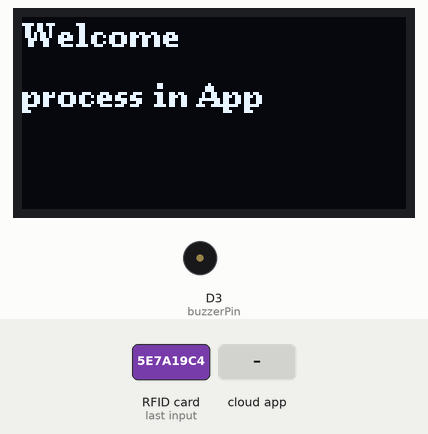
Recording of a sketch running on a simulated ESP8266 (NodeMCU). On the bench: 128×64 one-colour display, buzzer (waves = sounding, pin HIGH). The inputs (shaded band) are chosen by the test bench. WiFi joins after 1.5 s; servers stay silent unless stated; the Firebase database answers and starts empty; what the sketch prints to the serial monitor is not drawn.

2.8 s: RFID card 5E 7A 19 C4 held to the reader
Above: at 3.5 s.
4.4 s: the phone or cloud app sets result to a
Timing chart, 0 to 7.4 s (numbered marks = the images above; inputs shaded):
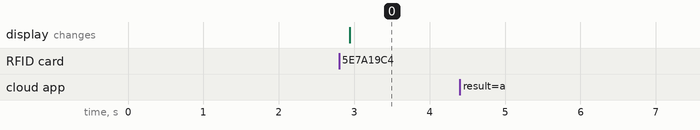

Measured:
- after the input at 2.8 s, the display: changes after 0.14 s (image 0)
- after the input at 4.4 s, every drawn part: stays the same

The sketch:

registeration_code.ino
```cpp
#include <SPI.h>
#include <MFRC522.h>
#include <Arduino.h>
#include <U8g2lib.h>
#include <ESP8266WiFi.h>
#include <Firebase_ESP_Client.h>
#include "addons/TokenHelper.h"
#include "addons/RTDBHelper.h"

#ifdef U8X8_HAVE_HW_SPI
#include <SPI.h>
#endif
#ifdef U8X8_HAVE_HW_I2C
#include <Wire.h>
#endif

constexpr uint8_t RST_PIN = D4;     // Configurable, see typical pin layout above
constexpr uint8_t SS_PIN = D8;     // Configurable, see typical pin layout above
MFRC522 rfid(SS_PIN, RST_PIN); // Instance of the class
MFRC522::MIFARE_Key key;

const int buzzerPin = D3;  // Replace with the actual pin connected to the buzzer
U8G2_SSD1306_128X64_NONAME_F_SW_I2C u8g2(U8G2_R0, /* clock=*/ D1, /* data=*/ D2, /* reset=*/ U8X8_PIN_NONE);   // All Boards without Reset of the Display

#define WIFI_SSID "Chinni"
#define WIFI_PASSWORD "bhoomi9549"
#define API_KEY "AIzaSyCGXhY7CooyQbGbptGFIGwoC0qfqgZPKdI"
#define DATABASE_URL "https://rfid-smart-travel-card-default-rtdb.firebaseio.com/"

FirebaseData fbdo;
FirebaseAuth auth;
FirebaseConfig config;
unsigned long sendDataPrevMillis = 0;
bool signupOK = false;
String intValue;

void setup() {
  Serial.begin(115200);
  SPI.begin(); // Init SPI bus
  rfid.PCD_Init(); // Init MFRC522

  pinMode(buzzerPin, OUTPUT);
  u8g2.begin();
  WiFi.begin(WIFI_SSID, WIFI_PASSWORD);
  Serial.print("Connecting to Wi-Fi");
  while (WiFi.status() != WL_CONNECTED){
    Serial.print(".");
    delay(300);
  }
  Serial.println();
  Serial.print("Connected with IP: ");
  Serial.println(WiFi.localIP());
  Serial.println();
  config.api_key = API_KEY;
  config.database_url = DATABASE_URL;
  if (Firebase.signUp(&config, &auth, "", "")){
    Serial.println("ok");
    signupOK = true;
  }
  else{
    Serial.printf("%s\n", config.signer.signupError.message.c_str());
  }
  config.token_status_callback = tokenStatusCallback; //see addons/TokenHelper.h
  Firebase.begin(&config, &auth);
  Firebase.reconnectWiFi(true);
}

void loop() {
  if (!rfid.PICC_IsNewCardPresent())
    return;
  if (rfid.PICC_ReadCardSerial()) {
    String tag;
    for (byte i = 0; i < 4; i++) {
      tag += rfid.uid.uidByte[i];
    }
    Serial.println("Detected Card UID: " + tag);
    // Check if the detected UID is in the list of authorized UIDs
    delay(100);
    u8g2.clearBuffer();          // clear the internal memory
    u8g2.setFont(u8g2_font_ncenB08_tr); // choose a suitable font
    u8g2.drawStr(0,10,"Welcome");  // write something to the internal memory
    u8g2.drawStr(0,30,"process in App");  // write something to the internal memory
    u8g2.sendBuffer();
    delay(100);

    if (Firebase.ready() && signupOK && (millis() - sendDataPrevMillis > 1000 || sendDataPrevMillis == 0)){
    sendDataPrevMillis = millis();

    if (Firebase.RTDB.setString(&fbdo, "smarttravel/add", tag)){
      Serial.println("PATH: " + fbdo.dataPath());
      Serial.println("TYPE: " + fbdo.dataType());
    }
    else {
      Serial.println("Failed REASON: " + fbdo.errorReason());
    }
    // transfer internal memory to the display
    delay(4000);

    if (Firebase.RTDB.getString(&fbdo, "/smarttravel/result"))
    {
      intValue = fbdo.stringData();
      String mySubString = intValue.substring(2, 3);
      Serial.println(intValue);
      Serial.println(mySubString);
      if (mySubString == "a")
      {
        u8g2.clearBuffer();          // clear the internal memory
        u8g2.setFont(u8g2_font_ncenB08_tr); // choose a suitable font
        u8g2.drawStr(0,10,"User Added");  // write something to the internal memory
        u8g2.sendBuffer();          // transfer internal memory to the display
        delay(5000);
        u8g2.clearBuffer();          // clear the internal memory
        u8g2.sendBuffer();          // transfer internal memory to the display
        delay(100);
      }
      else if (mySubString == "b")
      {
        u8g2.clearBuffer();          // clear the internal memory
        u8g2.setFont(u8g2_font_ncenB08_tr); // choose a suitable font
        u8g2.drawStr(0,10,"Amount added");  // write something to the internal memory
        u8g2.sendBuffer();          // transfer internal memory to the display
        delay(5000);
        u8g2.clearBuffer();          // clear the internal memory
        u8g2.sendBuffer();
        delay(100);
      }
    delay(100);
    }
    else {
      Serial.println(fbdo.errorReason());
    }
    delay(100);
    }
    rfid.PICC_HaltA();
    rfid.PCD_StopCrypto1();
    }
  }
```
